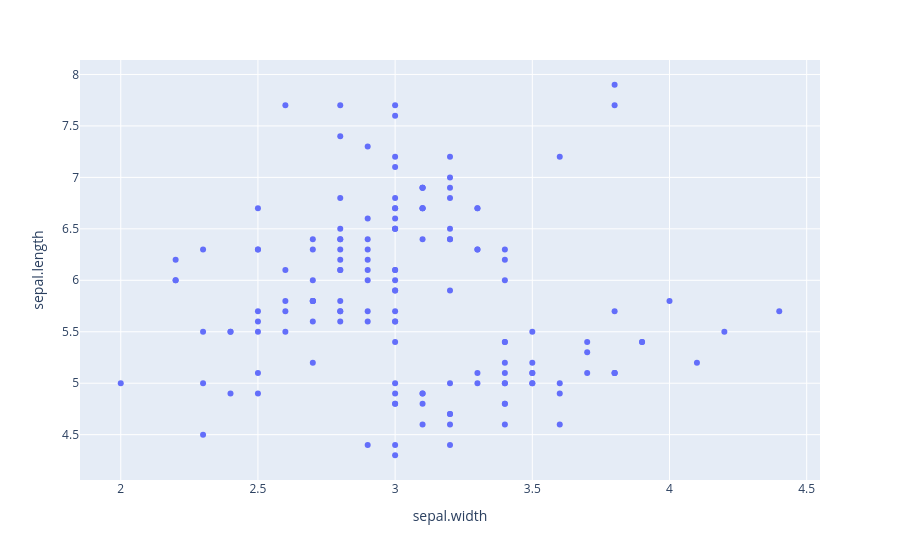

Source (notebook cell):
### Markdown cell above
3.	Визуализируйте точечный график (plt.scatter) по каждой паре параметров

### Code cell
df.plot.scatter(x='sepal.width', y='sepal.length')

### Figure 1 — Plotly figure (JSON) as saved in the notebook; plotly's stock layout.template omitted (floating-point values rounded to 4 significant figures; data arrays with more than 128 entries replaced by an {"elided": "..."} marker saying what was removed)
{"data": [{"hovertemplate": "sepal.width=%{x}<br>sepal.length=%{y}<extra></extra>", "legendgroup": "", "marker": {"color": "#636efa", "symbol": "circle"}, "mode": "markers", "name": "", "orientation": "v", "showlegend": false, "type": "scatter", "x": {"elided": "150 float values"}, "xaxis": "x", "y": {"elided": "150 float values"}, "yaxis": "y"}], "layout": {"legend": {"tracegroupgap": 0}, "margin": {"t": 60}, "xaxis": {"anchor": "y", "domain": [0, 1], "title": {"text": "sepal.width"}}, "yaxis": {"anchor": "x", "domain": [0, 1], "title": {"text": "sepal.length"}}}}
